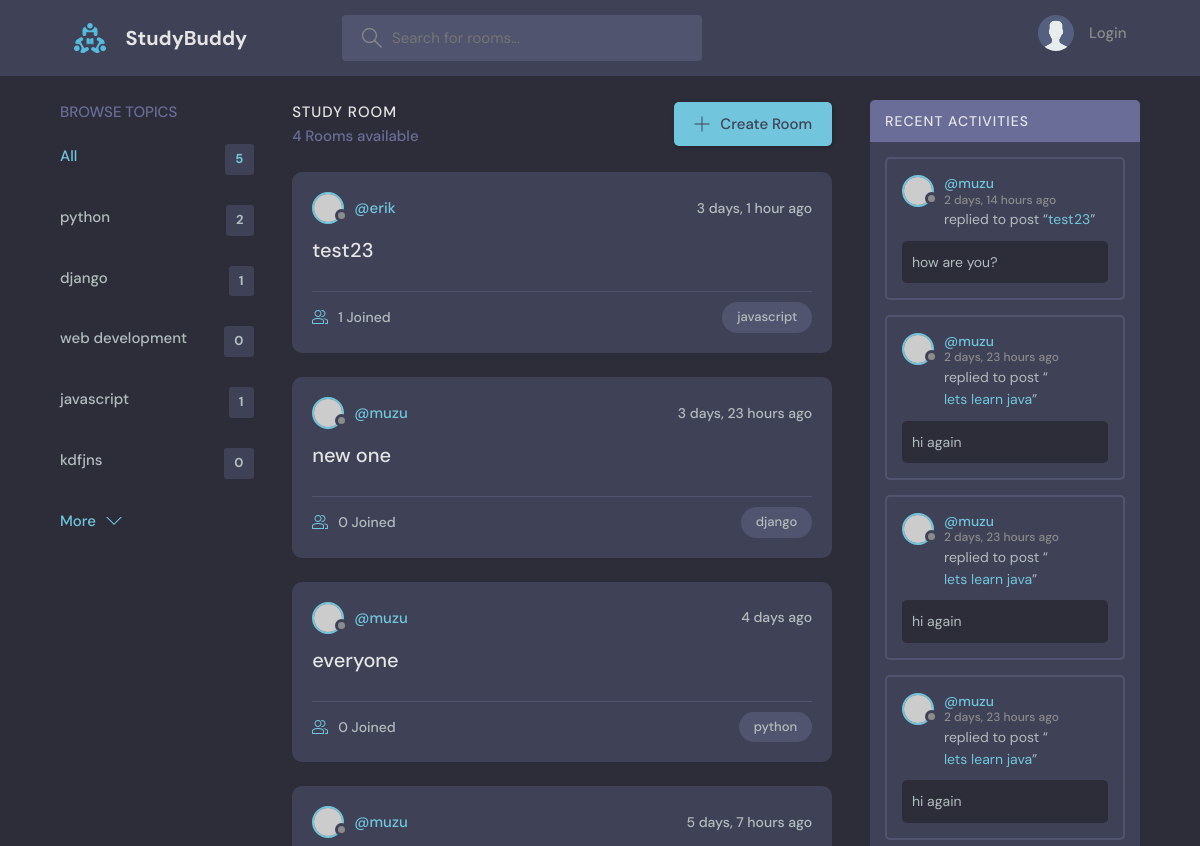
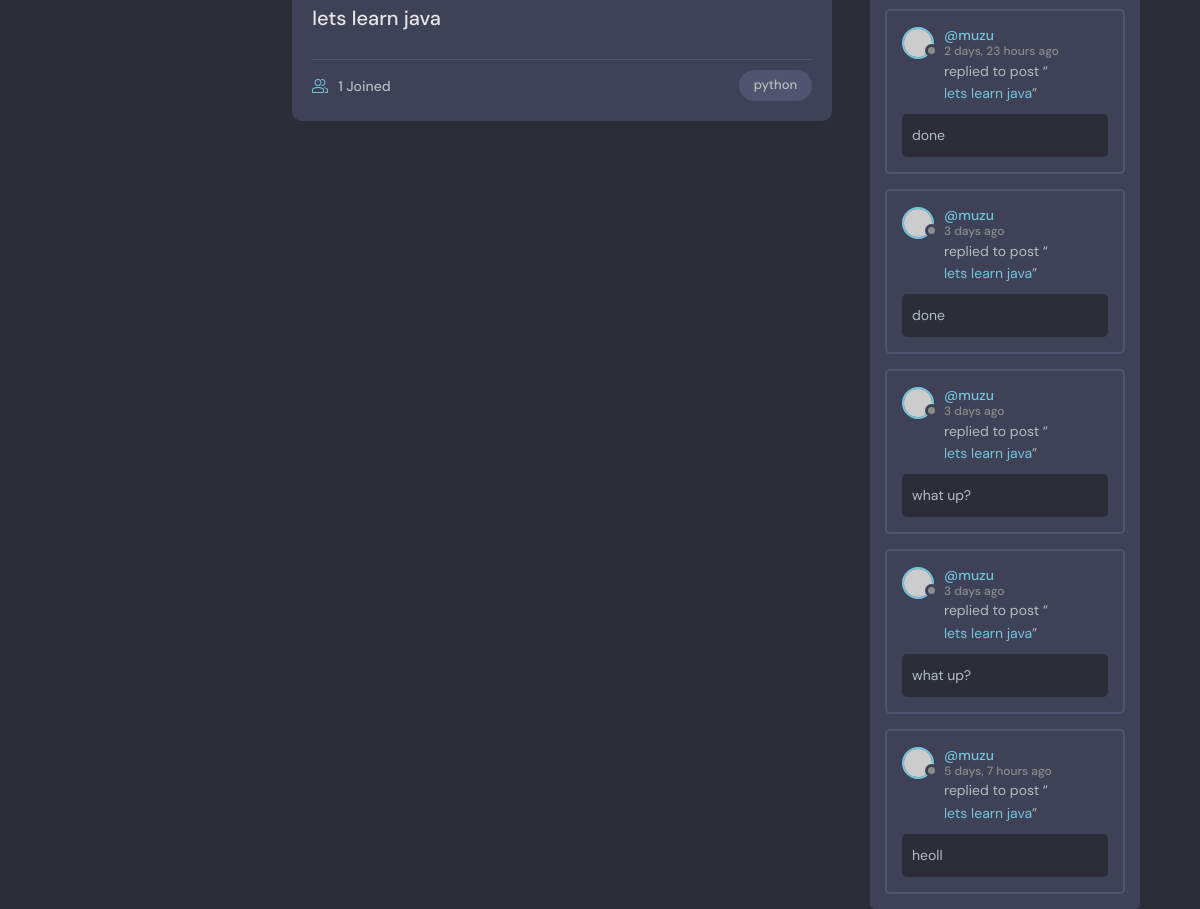
The page / on the database its author committed (2 pictures, top to bottom).
### base/models.py (models this page shows, shortened)
class Topic(models.Model):
    name = models.CharField(max_length=200)

class Room(models.Model):
    host = models.ForeignKey(User, on_delete=models.SET_NULL, null=True)
    topic = models.ForeignKey(Topic, on_delete=models.SET_NULL, null=True)
    name = models.CharField(max_length=200)
    description = models.TextField(null=True,blank=True)
    participants = models.ManyToManyField(User,related_name='participants',blank=True)
    updated = models.DateTimeField(auto_now=True)
    created = models.DateTimeField(auto_now_add=True)
    class Meta:
        ordering = ['-updated', '-created'] # order of the posted field
    def __str__(self):
        return self.name

class Message(models.Model): # this class is store message of users
    user = models.ForeignKey(User, on_delete=models.CASCADE)
    room = models.ForeignKey(Room, on_delete=models.CASCADE) # it can be set SET_NULL (it will set null and data remain in server) value instead of CASCADE (delete everything from the server)
    body = models.TextField()
    updated = models.DateTimeField(auto_now=True)
    created = models.DateTimeField(auto_now_add=True)
    class Meta:
        ordering = ['-updated', '-created'] # order of the posted field

### base/views.py (the view)
# urls.py: 2. Add a URL to urlpatterns:  path('', views.home, name='home')
def home(request):
    q = request.GET.get('q') if request.GET.get('q') != None else '' # used for search rooms
    rooms = Room.objects.filter(
        Q(topic__name__icontains=q) |
        Q(name__icontains=q) |
        Q(description__icontains=q))
    topics = Topic.objects.all() # to take all the topic
    room_count = rooms.count() # for counting rooms
    room_messages = Message.objects.filter(Q(room__topic__name__icontains=q))
    context = {'rooms': rooms,'topics':topics,'room_count':room_count,
                 'room_messages':room_messages} #sending data to website
    return render(request, 'base/home.html', context)

### base/templates/base/home.html (shortened to what this page needs)
{% extends 'main.html' %}
{% block content %}
<main class="layout layout--3">
  <div class="container">
    {% include 'base/topic_component.html' %}
    <div class="roomList">
      <div class="roomList__header">
        <div>
          <h2>Study Room</h2>
          <p>{{room_count}} Rooms available</p>
        </div>
        <a class="btn btn--main" href="create-room.html">
          <svg version="1.1" xmlns="http://www.w3.org/2000/svg" width="32" height="32" viewBox="0 0 32 32">
            <title>add</title>
            <path
              d="M16.943 0.943h-1.885v14.115h-14.115v1.885h14.115v14.115h1.885v-14.115h14.115v-1.885h-14.115v-14.115z">
            </path>
          </svg>
          Create Room
        </a>
      </div>
      {% include 'base/feed_component.html' %}
    </div>
    {% include 'base/activity_component.html' %}
  </div>
</main>
{% endblock %}

### base/templates/base/topic_component.html
<div class="topics">
    <div class="topics__header">
        <h2>Browse Topics</h2>
    </div>
    <ul class="topics__list">
        <li>
            <a href="{% url 'home' %}" class="active">All <span>{{topics.count}}</span></a>
        </li>
        {% for topic in topics %}
        <li>
            <a href="{% url 'home' %}?q={{topic.name}}">{{topic.name}} <span>{{topic.room_set.all.count}}</span></a>
        </li>
        {% endfor %}
    </ul>
    <a class="btn btn--link" href="topics.html">
        More
        <svg version="1.1" xmlns="http://www.w3.org/2000/svg" width="32" height="32" viewBox="0 0 32 32">
            <title>chevron-down</title>
            <path d="M16 21l-13-13h-3l16 16 16-16h-3l-13 13z"></path>
        </svg>
    </a>
</div>

### base/templates/base/feed_component.html (shortened to what this page needs)
{% for room in rooms %}
<div class="roomListRoom">
  <div class="roomListRoom__header">
    <a href="{% url 'user-profile' room.host.id %}" class="roomListRoom__author">
      <div class="avatar avatar--small">
        <img src="https://randomuser.me/api/portraits/women/11.jpg" />
      </div>
      <span>@{{room.host.username}}</span>
    </a>
    <div class="roomListRoom__actions">
      <span>{{ room.created|timesince }} ago</span>
    </div>
  </div>
  <div class="roomListRoom__content">
    <a href="{% url 'room' room.id %}">{{room.name}}</a>
  </div>
  <div class="roomListRoom__meta">
    <a href="{% url 'room' room.id %}" class="roomListRoom__joined">
      {{room.participants.all.count}} Joined
    </a>
    <p class="roomListRoom__topic">{{room.topic.name}}</p>
  </div>
</div>
{% endfor %}

### base/templates/base/activity_component.html (shortened to what this page needs)
<div class="activities">
  <div class="activities__header">
    <h2>Recent Activities</h2>
  </div>
  {% for message in room_messages %}
  <div class="activities__box">
    <div class="activities__boxHeader roomListRoom__header">
      <a href="{% url 'user-profile' message.user.id %}" class="roomListRoom__author">
        <div class="avatar avatar--small">
          <img src="https://randomuser.me/api/portraits/women/11.jpg" />
        </div>
        <p>
          @{{message.user}}
          <span>{{message.created|timesince}} ago</span>
        </p>
      </a>
    </div>
    <div class="activities__boxContent">
      <p>replied to post “<a href="{% url 'room' message.room.id %}">{{message.room}}</a>”</p>
      <div class="activities__boxRoomContent">
       {{message.body}}
      </div>
    </div>
  </div>
  {% endfor %}
</div>

### rows shown on the page
Topic: name "python", room_set.all.count "2"
Topic: name "django", room_set.all.count "1"
Topic: name "web development", room_set.all.count "0"
Topic: name "javascript", room_set.all.count "1"
Topic: name "kdfjns", room_set.all.count "0"
Room: host.username "erik", created "3 days, 1 hour", name "test23", participants.all.count "1", topic.name "javascript"
Room: host.username "muzu", created "3 days, 23 hours", name "new one", participants.all.count "0", topic.name "django"
Room: host.username "muzu", created "4 days", name "everyone", participants.all.count "0", topic.name "python"
Room: host.username "muzu", created "5 days, 7 hours", name "lets learn java", participants.all.count "1", topic.name "python"
Message: user "muzu", created "2 days, 14 hours", room "test23", body "how are you?"
Message: user "muzu", created "2 days, 23 hours", room "lets learn java", body "hi again"
Message: user "muzu", created "2 days, 23 hours", room "lets learn java", body "hi again"
Message: user "muzu", created "2 days, 23 hours", room "lets learn java", body "hi again"
Message: user "muzu", created "2 days, 23 hours", room "lets learn java", body "done"
Message: user "muzu", created "3 days", room "lets learn java", body "done"
Message: user "muzu", created "3 days", room "lets learn java", body "what up?"
Message: user "muzu", created "3 days", room "lets learn java", body "what up?"
Message: user "muzu", created "5 days, 7 hours", room "lets learn java", body "heoll"

### other values the page prints
{{ topics.count }} "5"
{{ room_count }} "4"
